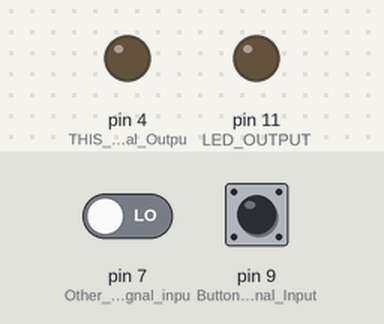
The sketch below on a simulated Arduino Uno, built with avr-gcc and run on an emulated ATmega328P. Parts: output pins drawn as LEDs (lit = HIGH). Inputs (shaded band) come from the test bench; at power-on: pin 9 (Button_signal_Input) LOW, pin 7 (Other_arduino_signal_inpu) LOW.

Above: at 1.2 s.
1.3 s: pin 9 (Button_signal_Input) pulled HIGH for 0.15 s
At 1.47 s:
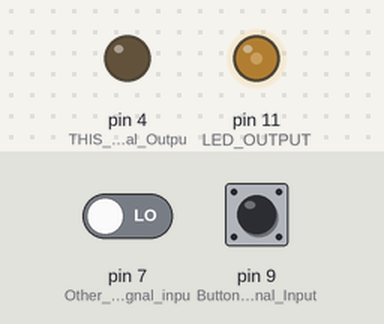
3.0 s: pin 7 (Other_arduino_signal_inpu) driven HIGH
At 3.9 s:
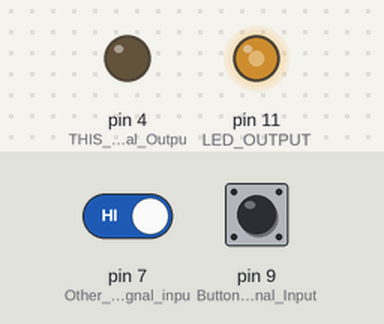
4.5 s: pin 9 (Button_signal_Input) pulled HIGH for 1 s
At 5.1 s:
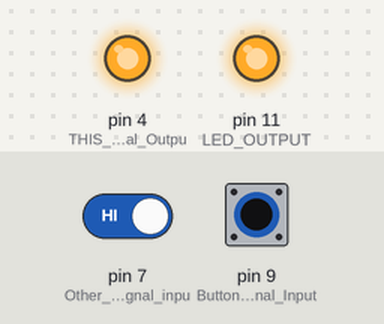
7.5 s: pin 7 (Other_arduino_signal_inpu) driven LOW
At 7.8 s:
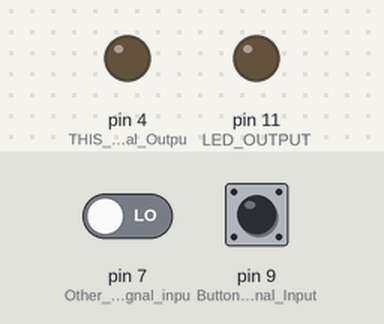
Timing chart, 0 to 10.0 s (numbered marks = the images above; inputs shaded):
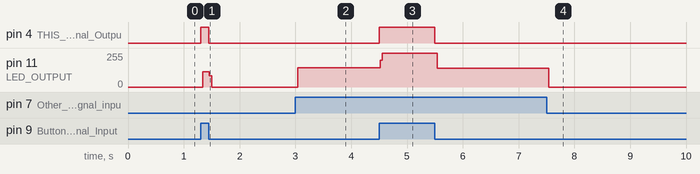

The sketch:

Arduino_1.ino
```cpp
// C++ code
//
int otherArduinoState = 0;
int thisButtonState = 0;

void setup()
{
  pinMode(7, INPUT); //Other arduino signal input
  pinMode(4, OUTPUT); //THIS arduino signal Output
  pinMode(11, OUTPUT); //LED OUTPUT
  pinMode(9, INPUT); //Button signal Input


}

void loop()
{
  otherArduinoState = digitalRead(7); //State of the other arduino signal
  if (otherArduinoState == HIGH) {    //if signal recieved
    digitalWrite(11, HIGH);           //Send signal to THIS LED
  }
  else {
    digitalWrite(11, LOW);            //Deactivate LED
  }

//=================================================================

  thisButtonState = digitalRead(9); // ButtonState = THIS button signal
  if (thisButtonState == HIGH) {    // If button is pressed
    digitalWrite(4, HIGH);          //Send signal to other arduino
    digitalWrite(11, HIGH);         //Send signal to THIS LED

  }
  else{
    digitalWrite(4, LOW);           //Deactivate both signals
    digitalWrite(11, LOW);          //
  }

}
```

Measured:
- after the input at 1.3 s, pin 4 (THIS_arduino_signal_Outpu): LOW → HIGH at once, → LOW 0.15 s later; pin 11 (LED_OUTPUT): 0/255 → 114/255 at once, → 0/255 0.12 s later
- after the input at 3.0 s, pin 11 (LED_OUTPUT): 0/255 → 143/255 at once
- after the input at 4.5 s, pin 4 (THIS_arduino_signal_Outpu): LOW → HIGH at once, → LOW 1.0 s later; pin 11 (LED_OUTPUT): 143/255 → 255/255 at once, → 140/255 1.0 s later
- after the input at 7.5 s, pin 11 (LED_OUTPUT): 140/255 → 0/255 at once
